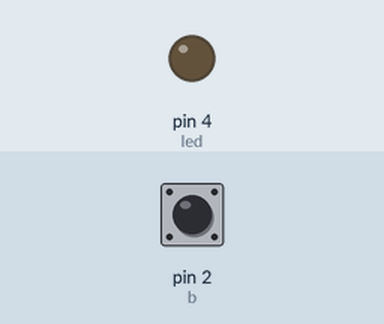
This sketch was run on a simulated Arduino Uno, built with avr-gcc and run on an emulated ATmega328P. On the bench: output pins drawn as LEDs (lit = HIGH). The test bench sets the inputs (shaded band); at power-on: pin 2 (b) HIGH.

Above: at 1.2 s.
1.3 s: pin 2 (b) pulled LOW for 0.15 s
At 1.37 s:
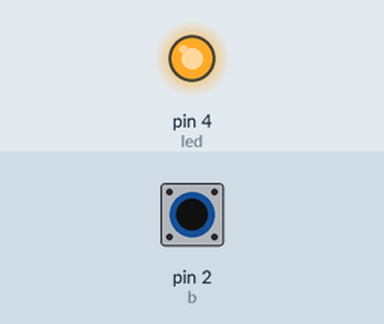
2.9 s: pin 2 (b) pulled LOW for 3.2 s
At 6.8 s:
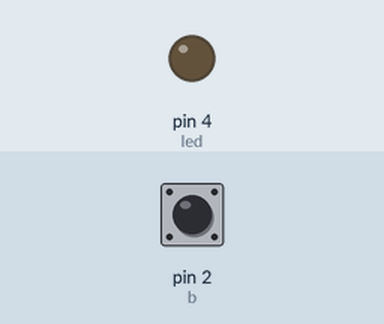
Timing chart, 0 to 8.3 s (numbered marks = the images above; inputs shaded):
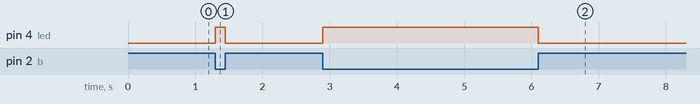

Measured:
- after the input at 1.3 s, pin 4 (led): LOW → HIGH at once, → LOW 0.15 s later
- after the input at 2.9 s, pin 4 (led): LOW → HIGH at once, → LOW 3.2 s later

The sketch:

practice_pushbutton1.ino
```cpp
int led = 4;
int b = 2;

void setup()
{
  pinMode(led, OUTPUT);
  pinMode(b, INPUT_PULLUP);
}

void loop()
{
  if(digitalRead(b)==LOW){
  digitalWrite(led, HIGH);
     }
  else{
  digitalWrite(led, LOW);
     }
}
```
